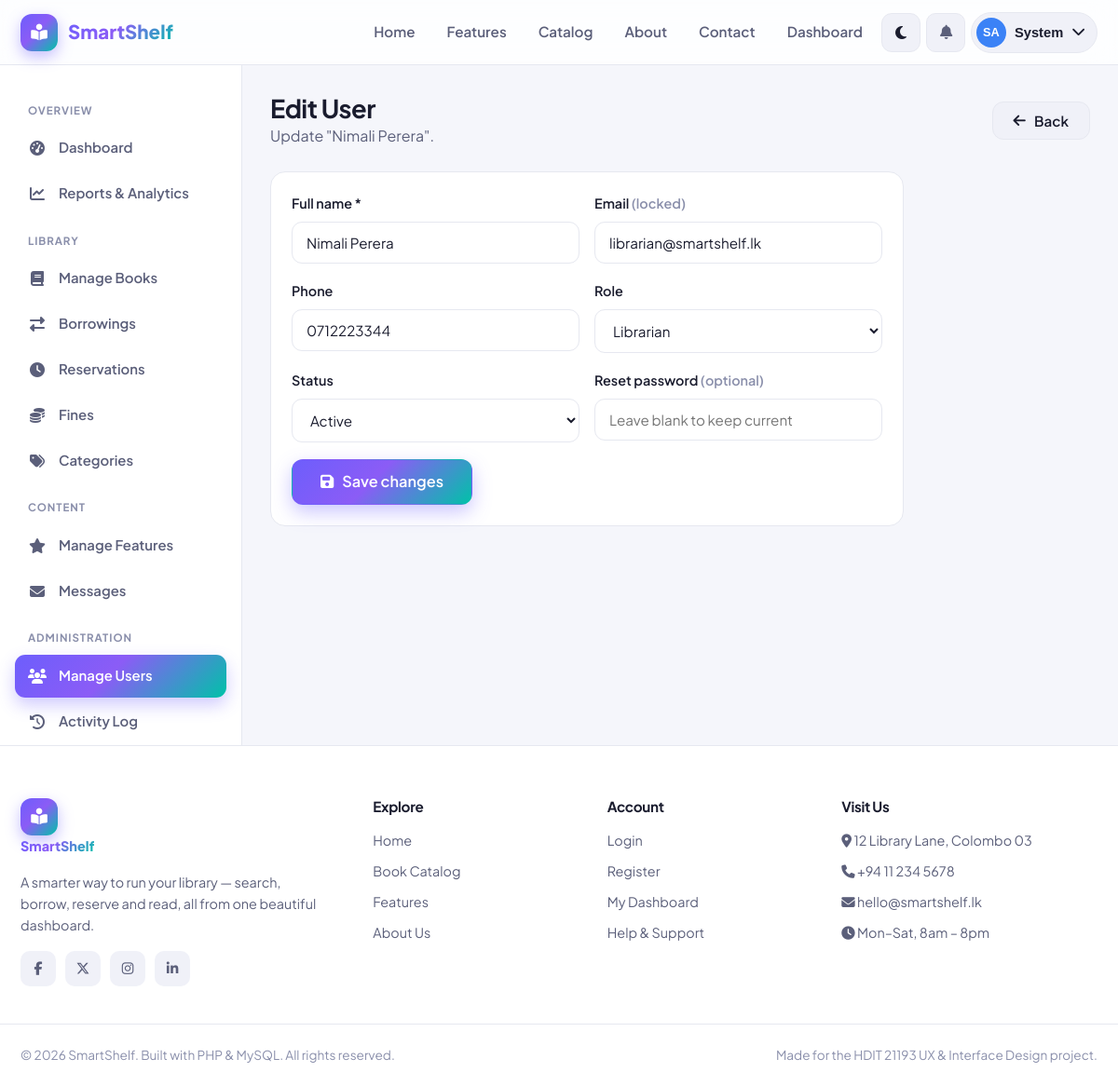
Screenshot of /edit_user.php?id=2 (signed in) with the database file from the repository.
### tables this page shows
CREATE TABLE `users` (
  `user_id`     INT(11) NOT NULL AUTO_INCREMENT,
  `fullname`    VARCHAR(120) NOT NULL,
  `email`       VARCHAR(150) NOT NULL,
  `password`    VARCHAR(255) NOT NULL,
  `role`        ENUM('admin','librarian','member') NOT NULL DEFAULT 'member',
  `phone`       VARCHAR(20) DEFAULT NULL,
  `address`     VARCHAR(255) DEFAULT NULL,
  `avatar`      VARCHAR(255) DEFAULT NULL,
  `status`      ENUM('active','suspended') NOT NULL DEFAULT 'active',
  `created_at`  TIMESTAMP NOT NULL DEFAULT CURRENT_TIMESTAMP,
  PRIMARY KEY (`user_id`),
  UNIQUE KEY `email` (`email`)
);

### functions.php (called while the page is built, shortened)
<?php
require_once __DIR__ . '/config.php';
function e($value)
{
    return htmlspecialchars($value ?? '', ENT_QUOTES, 'UTF-8');
}
function db_select($sql, $types = '', $params = [])
{
    global $conn;
    $stmt = $conn->prepare($sql);
    if ($types) {
        $stmt->bind_param($types, ...$params);
    }
    $stmt->execute();
    $result = $stmt->get_result();
    $rows = $result ? $result->fetch_all(MYSQLI_ASSOC) : [];
    return $rows;
}
function db_select_one($sql, $types = '', $params = [])
{
    $rows = db_select($sql, $types, $params);
    return $rows[0] ?? null;
}

### edit_user.php (the view, shortened to what this page needs)
<?php
require_once __DIR__ . '/../includes/functions.php';
$id = (int) ($_GET['id'] ?? 0);
$user = db_select_one("SELECT * FROM users WHERE user_id = ?", 'i', [$id]);
$isSelf = ($id === (int)$_SESSION['user_id']);
require_once __DIR__ . '/../includes/header.php';
?>
<div class="dash">
    <?php require_once __DIR__ . '/../includes/admin_sidebar.php'; ?>
    <div class="dash-main">
        <div class="dash-header">
            <div><h1>Edit User</h1><p class="text-soft">Update "<?= e($user['fullname']) ?>".</p></div>
            <a href="<?= BASE_URL ?>admin/manage_user.php" class="btn btn-ghost"><i class="fa-solid fa-arrow-left"></i> Back</a>
        </div>
        <div class="panel" style="max-width:680px">
            <div class="panel-body">
                <form method="post" data-validate novalidate>
                    <div class="form-row">
                        <div class="form-group"><label for="fullname">Full name *</label>
                            <input type="text" id="fullname" name="fullname" value="<?= e($user['fullname']) ?>" required data-minlength="3">
                        </div>
                        <div class="form-group"><label>Email <span class="text-mute">(locked)</span></label>
                            <input type="email" value="<?= e($user['email']) ?>" disabled></div>
                    </div>
                    <div class="form-row">
                        <div class="form-group"><label for="phone">Phone</label>
                            <input type="tel" id="phone" name="phone" value="<?= e($user['phone']) ?>"></div>
                        <div class="form-group"><label for="role">Role</label>
                            <select id="role" name="role" <?= $isSelf ? 'disabled' : '' ?>>
                                <option value="librarian" <?= $user['role']==='librarian'?'selected':'' ?>>Librarian</option>
                            </select>
                        </div>
                    </div>
                    <div class="form-row">
                        <div class="form-group"><label for="status">Status</label>
                            <select id="status" name="status" <?= $isSelf ? 'disabled' : '' ?>>
                                <option value="active"    <?= $user['status']==='active'?'selected':'' ?>>Active</option>
                            </select>
                        </div>
                        <div class="form-group"><label for="password">Reset password <span class="text-mute">(optional)</span></label>
                            <input type="password" id="password" name="password" placeholder="Leave blank to keep current">
                        </div>
                    </div>
                    <button class="btn btn-primary btn-lg"><i class="fa-solid fa-floppy-disk"></i> Save changes</button>
                </form>
            </div>
        </div>
    </div>
</div>
<?php require_once __DIR__ . '/../includes/footer.php'; ?>

### style.css (style rules this page uses)
:root { --brand: #6d5efc; --brand-2: #00c2a8; --brand-grad: linear-gradient(135deg, #6d5efc 0%, #8b5cf6 45%, #00c2a8 100%); --brand-soft: rgba(109, 94, 252, 0.12); --bg: #f5f6fb; --surface: #ffffff; --surface-2: #f0f1f8; --border: #e6e8f0; --text: #1a1c2e; --text-soft: #5b5f7a; --text-mute: #8a8fab; --green: #10b981; --green-soft: rgba(16, 185, 129, 0.13); --amber: #f59e0b; --amber-soft: rgba(245, 158, 11, 0.14); --red: #ef4444; --red-soft: rgba(239, 68, 68, 0.13); --blue: #3b82f6; --blue-soft: rgba(59, 130, 246, 0.13); --radius: 16px; --radius-sm: 10px; --radius-lg: 24px; --shadow-sm: 0 1px 2px rgba(20, 22, 50, 0.06), 0 2px 8px rgba(20, 22, 50, 0.04); --shadow: 0 4px 14px rgba(20, 22, 50, 0.08); --shadow-lg: 0 18px 48px rgba(20, 22, 50, 0.16); --nav-h: 70px; --maxw: 1200px; --font: 'Plus Jakarta Sans', 'Inter', system-ui, sans-serif; --transition: 0.25s cubic-bezier(0.4, 0, 0.2, 1); }
*, *::before, *::after { box-sizing: border-box; margin: 0; padding: 0; }
html { scroll-behavior: smooth; }
body { font-family: var(--font); background: var(--bg); color: var(--text); line-height: 1.6; -webkit-font-smoothing: antialiased; transition: background var(--transition), color var(--transition); min-height: 100vh; display: flex; flex-direction: column; }
a { color: inherit; text-decoration: none; }
h1, h2, h3, h4 { line-height: 1.2; font-weight: 700; letter-spacing: -0.02em; }
.btn { display: inline-flex; align-items: center; justify-content: center; gap: 9px; padding: 12px 22px; border-radius: 12px; font-family: var(--font); font-weight: 600; font-size: 0.95rem; cursor: pointer; border: 1px solid transparent; transition: var(--transition); white-space: nowrap; line-height: 1; }
.btn-lg { padding: 15px 30px; font-size: 1.02rem; }
.btn-primary { background: var(--brand-grad); color: #fff; box-shadow: 0 8px 20px rgba(109, 94, 252, 0.35); }
.btn-ghost { background: var(--surface-2); color: var(--text); border-color: var(--border); }
.form-group { margin-bottom: 18px; }
.form-group label { display: block; font-weight: 600; font-size: 0.9rem; margin-bottom: 8px; color: var(--text); }
.form-control, input[type="text"], input[type="email"], input[type="password"], input[type="number"], input[type="date"], input[type="search"], input[type="tel"], select, textarea { width: 100%; padding: 12px 15px; border: 1px solid var(--border); border-radius: 11px; background: var(--surface); color: var(--text); font-family: var(--font); font-size: 0.95rem; transition: var(--transition); }
.form-row { display: grid; grid-template-columns: 1fr 1fr; gap: 16px; }
.dash { display: grid; grid-template-columns: 260px 1fr; min-height: calc(100vh - var(--nav-h)); }
.dash-main { padding: 30px; overflow-x: hidden; }
.dash-header { display: flex; align-items: center; justify-content: space-between; flex-wrap: wrap; gap: 16px; margin-bottom: 26px; }
.dash-header h1 { font-size: 1.7rem; }
.dash-header p { color: var(--text-soft); }
.panel { background: var(--surface); border: 1px solid var(--border); border-radius: var(--radius); margin-bottom: 24px; }
.panel-body { padding: 22px; }
.text-soft { color: var(--text-soft); }
.text-mute { color: var(--text-mute); }

### rows the page displays
users: fullname "Nimali Perera", email "librarian@smartshelf.lk", phone "0712223344", role "Librarian", status "Active"

### other values shown
SITE_NAME "SmartShelf"
initials($_SESSION['fullname']) "SA"
explode(' ', $_SESSION['fullname'])[0] "System"
